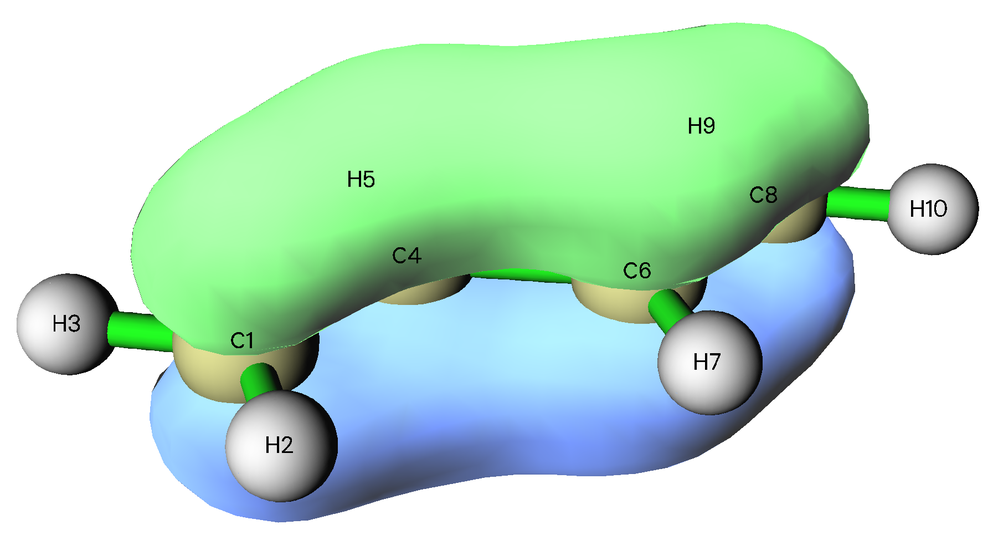
#> input picture exe09/task1/painting/painting-bivinyl/000014.png, 998 x 545 px, shrunk from 1802 x 983 before the run
$ python painting-bivinyl.py
#> lines starting #> are read from the running program, lines starting #| are printed output that depends on the picture
import matplotlib as mpl
import matplotlib.pyplot as plt
import numpy as np

mpl.rcParams["font.sans-serif"] = ["SimHei"]

fig, ax = plt.subplots(2, 2, dpi=120, figsize=(8, 8))

photo14 = plt.imread("000014.png")
#> photo14 is the input picture: shape (545, 998, 3) float32; mean R, G, B 0.741, 0.88, 0.798
photo15 = plt.imread("000015.png")
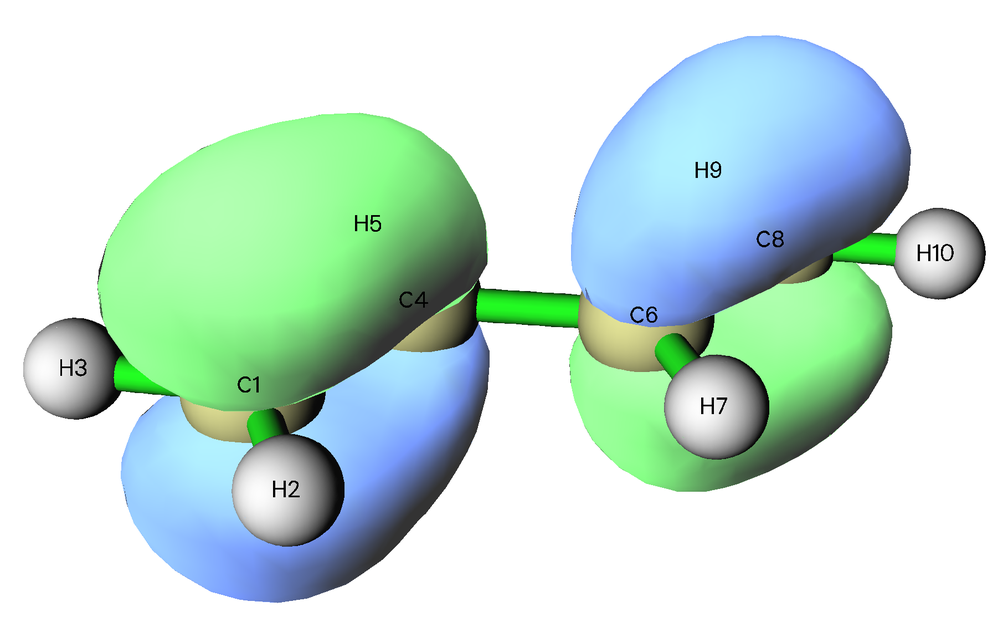
#> input picture exe09/task1/painting/painting-bivinyl/000015.png, 1008 x 632 px, shrunk from 1820 x 1140 before the run
#> photo15 is the input picture: shape (632, 1008, 3) float32; mean R, G, B 0.78, 0.882, 0.844
photo16 = plt.imread("000016.png")
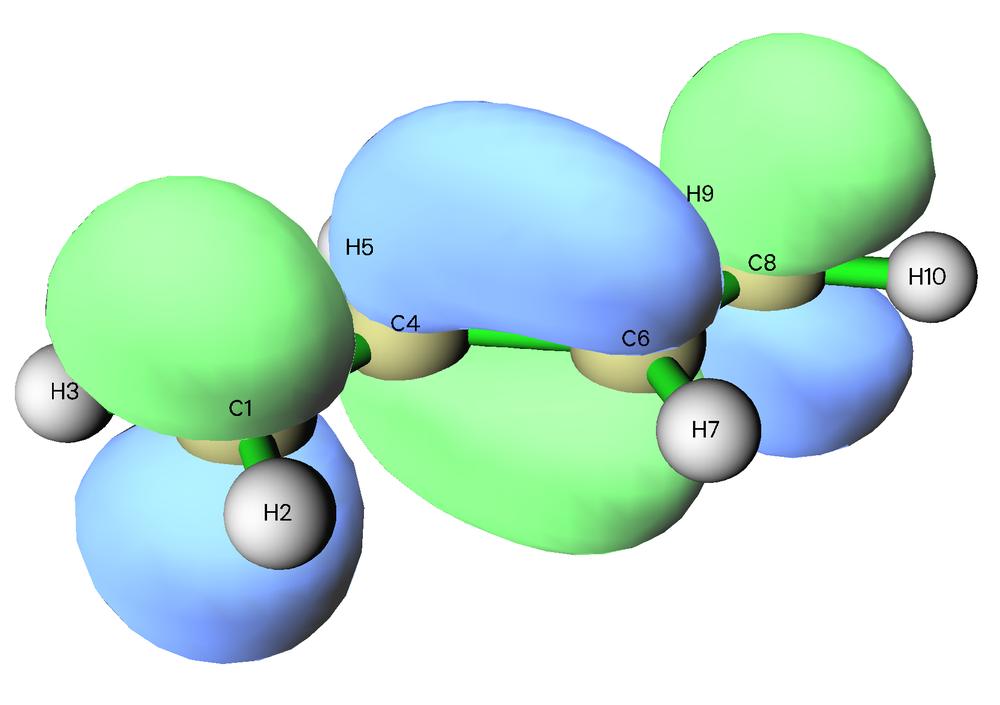
#> input picture exe09/task1/painting/painting-bivinyl/000016.png, 1000 x 705 px, shrunk from 1805 x 1273 before the run
#> photo16 is the input picture: shape (705, 1000, 3) float32; mean R, G, B 0.775, 0.899, 0.849
photo20 = plt.imread("000020.png")
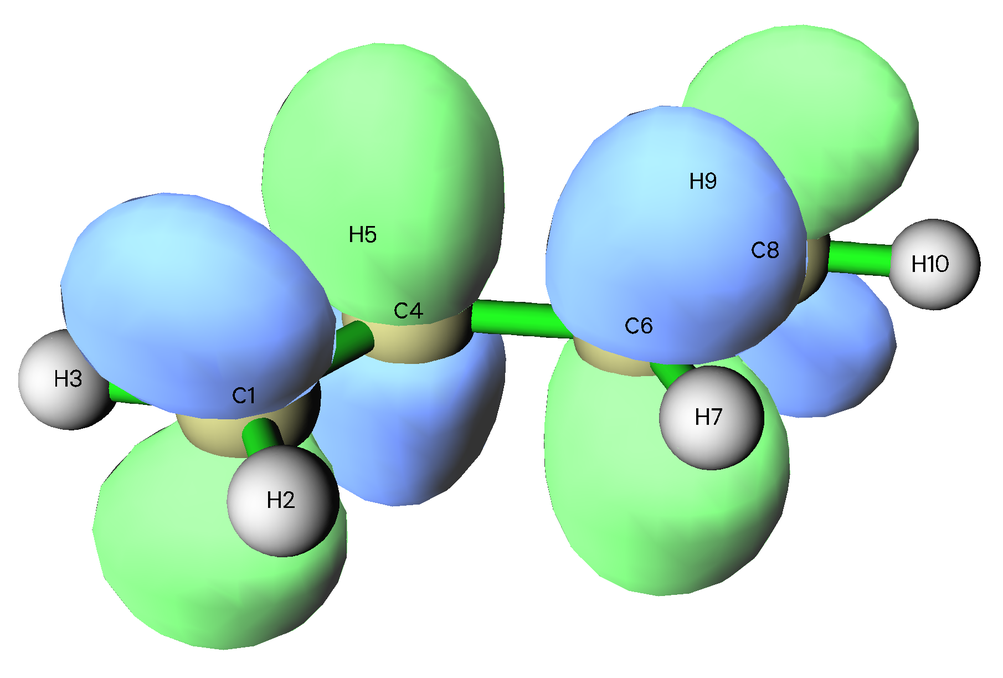
#> input picture exe09/task1/painting/painting-bivinyl/000020.png, 1003 x 678 px, shrunk from 1811 x 1224 before the run
#> photo20 is the input picture: shape (678, 1003, 3) float32; mean R, G, B 0.761, 0.88, 0.836

ax[0, 0].imshow(photo14)
ax[0, 0].set_axis_off()
ax[0, 0].set_title("(a) 标号为14的轨道", y=-0.30)

ax[0, 1].imshow(photo15)
ax[0, 1].set_axis_off()
ax[0, 1].set_title("(b) 标号为15的轨道", y=-0.185)

ax[1, 0].imshow(photo16)
ax[1, 0].set_axis_off()
ax[1, 0].set_title("(c) 标号为16的轨道", y=-0.13)

ax[1, 1].imshow(photo20)
ax[1, 1].set_axis_off()
ax[1, 1].set_title("(d) 标号为20的轨道", y=-0.15)

fig.suptitle("图9-1 选取构成反式-1,3-丁二烯的活性空间的RHF轨道图像", y=0.05, va="top")

plt.tight_layout(w_pad=0, h_pad=0)

plt.show()
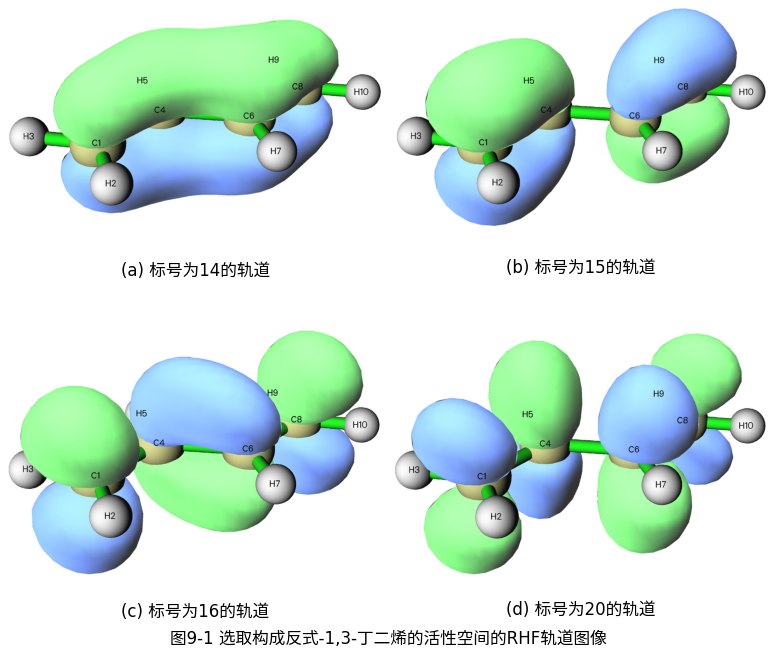
#> figure drawn by matplotlib, 4 panels
